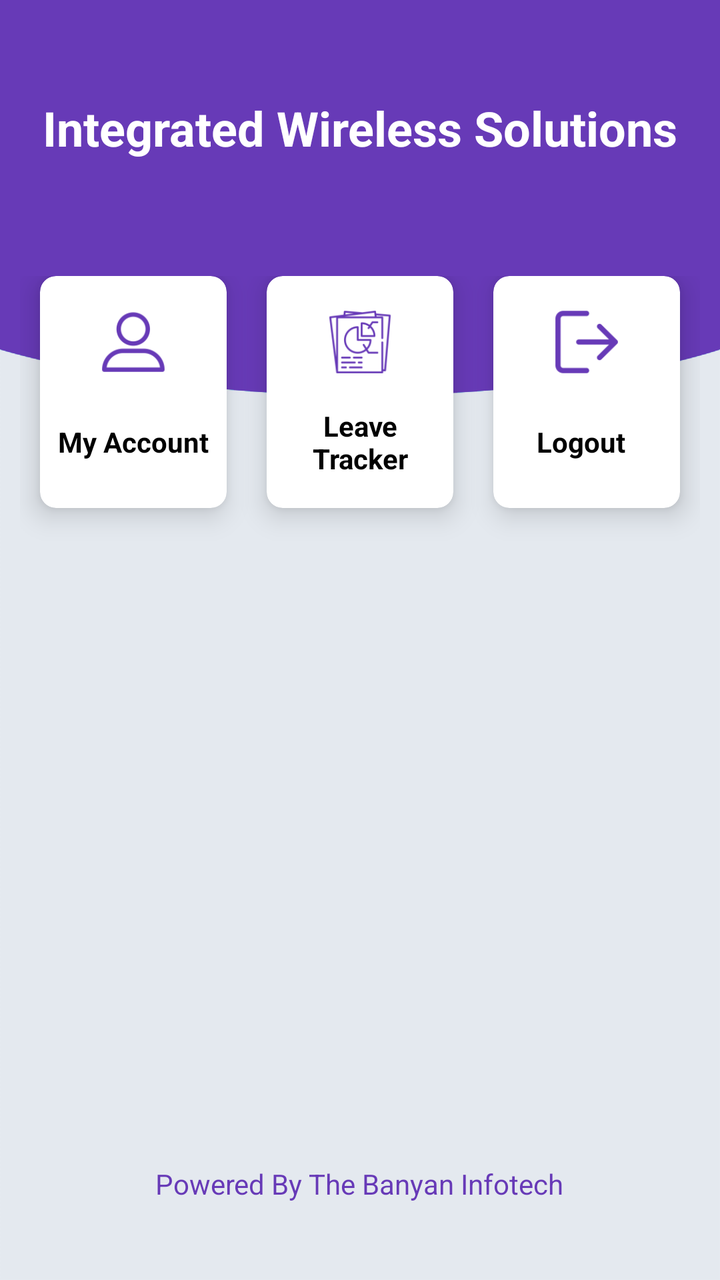
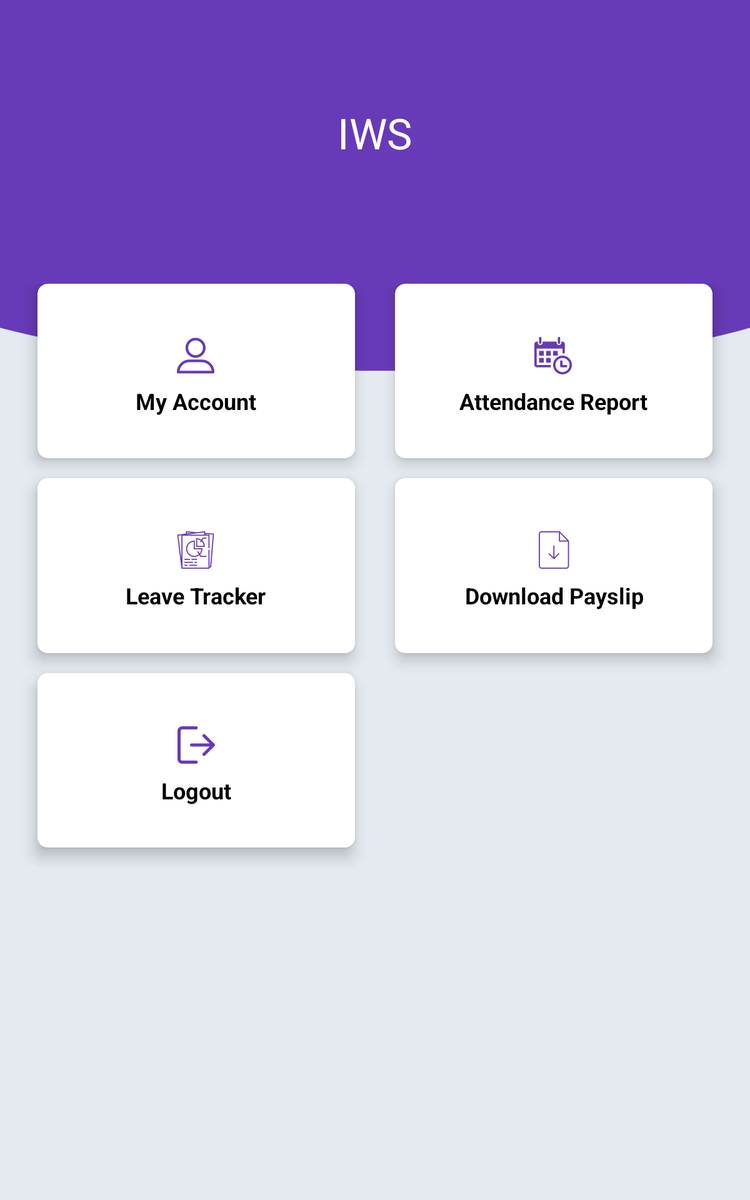

Compare how this app lays out the same screen by default and in its alternative resource folder. The renders come first, then the two layout files and the values they reference.
<!-- AndroidManifest.xml: application theme AppTheme -->
<!-- res/layout/activity_main.xml -->
<?xml version="1.0" encoding="utf-8"?>
<LinearLayout xmlns:android="http://schemas.android.com/apk/res/android"
    xmlns:app="http://schemas.android.com/apk/res-auto"
    xmlns:tools="http://schemas.android.com/tools"
    android:layout_width="match_parent"
    android:layout_height="match_parent"
    tools:context=".activity.MainActivity">

    <LinearLayout
        android:layout_width="match_parent"
        android:layout_height="match_parent"
        android:background="@drawable/bg"
        android:orientation="vertical"
        android:weightSum="10">

        <LinearLayout
            android:layout_width="match_parent"
            android:layout_height="0dp"
            android:layout_weight="2">

            <TextView
                android:id="@+id/textGrid"
                android:layout_width="match_parent"
                android:layout_height="match_parent"
                android:layout_centerVertical="true"
                android:gravity="center"
                android:textStyle="bold"
                android:text="Integrated Wireless Solutions"
                android:textColor="@android:color/white"
                android:textSize="24sp" />

        </LinearLayout>

        <GridLayout
            android:id="@+id/mainGrid"
            android:layout_width="match_parent"
            android:layout_height="0dp"
            android:layout_weight="6.5"
            android:alignmentMode="alignMargins"
            android:columnCount="3"
            android:layout_gravity="center"
            android:padding="10dp"
            android:rowCount="3"
            >

            

            
            <androidx.cardview.widget.CardView
                android:id="@+id/cardview_my_account"
                android:layout_width="0dp"
                android:layout_height="wrap_content"
                android:layout_columnWeight="1"
                android:layout_marginLeft="@dimen/dimen_horizontal"
                android:layout_marginRight="@dimen/dimen_horizontal"
                android:layout_marginBottom="@dimen/dimen_horizontal"
                app:cardCornerRadius="8dp"
                app:cardElevation="8dp"
                >

                <LinearLayout
                    android:layout_width="wrap_content"
                    android:layout_height="wrap_content"
                    android:layout_gravity="center_horizontal|center_vertical"
                    android:layout_margin="8dp"
                    android:orientation="vertical">

                    <ImageView
                        android:layout_width="50dp"
                        android:layout_height="50dp"
                        android:layout_gravity="center_horizontal"
                        android:src="@mipmap/ic_account" />

                    <TextView
                        android:layout_width="wrap_content"
                        android:layout_height="50dp"
                        android:gravity="center"
                        android:text="My Account"
                        android:textAlignment="center"
                        android:textColor="@android:color/black"
                        android:textSize="14sp"
                        android:textStyle="bold" />

                </LinearLayout>

            </androidx.cardview.widget.CardView>



            
            <androidx.cardview.widget.CardView
                android:id="@+id/cardview_Leave_tracker"
                android:layout_width="0dp"
                android:layout_height="wrap_content"
                android:layout_columnWeight="1"
                android:layout_marginLeft="@dimen/dimen_horizontal"
                android:layout_marginRight="@dimen/dimen_horizontal"
                android:layout_marginBottom="@dimen/dimen_horizontal"
                app:cardCornerRadius="8dp"
                app:cardElevation="8dp">

                <LinearLayout
                    android:layout_width="wrap_content"
                    android:layout_height="wrap_content"
                    android:layout_gravity="center_horizontal|center_vertical"
                    android:layout_margin="8dp"
                    android:orientation="vertical">

                    <ImageView
                        android:layout_width="50dp"
                        android:layout_height="50dp"
                        android:layout_gravity="center_horizontal"
                        android:src="@mipmap/ic_leave" />

                    <TextView
                        android:layout_width="wrap_content"
                        android:layout_height="50dp"
                        android:gravity="center"
                        android:text="Leave Tracker"
                        android:textAlignment="center"
                        android:textColor="@android:color/black"
                        android:textSize="14sp"
                        android:textStyle="bold" />

                </LinearLayout>

            </androidx.cardview.widget.CardView>



            
            <androidx.cardview.widget.CardView
                android:id="@+id/cardview_logout"
                android:layout_width="0dp"
                android:layout_height="wrap_content"
                android:layout_columnWeight="1"
                android:layout_marginLeft="@dimen/dimen_horizontal"
                android:layout_marginRight="@dimen/dimen_horizontal"
                android:layout_marginBottom="@dimen/dimen_horizontal"
                app:cardCornerRadius="8dp"
                app:cardElevation="8dp">

                <LinearLayout
                    android:layout_width="wrap_content"
                    android:layout_height="wrap_content"
                    android:layout_gravity="center_horizontal|center_vertical"
                    android:layout_margin="8dp"
                    android:orientation="vertical">

                    <ImageView
                        android:layout_width="50dp"
                        android:layout_height="50dp"
                        android:layout_gravity="center_horizontal"
                        android:src="@mipmap/ic_logout" />

                    <TextView
                        android:layout_width="wrap_content"
                        android:layout_height="50dp"
                        android:gravity="center"
                        android:text="Logout"
                        android:textAlignment="center"
                        android:textColor="@android:color/black"
                        android:textSize="14sp"
                        android:textStyle="bold" />

                </LinearLayout>

            </androidx.cardview.widget.CardView>

        </GridLayout>

        <RelativeLayout
            android:layout_width="match_parent"
            android:layout_height="0dp"
            android:layout_weight="1.5">

            <TextView
                android:layout_width="wrap_content"
                android:layout_height="wrap_content"
                android:layout_centerInParent="true"
                android:text="Powered By The Banyan Infotech"
                android:textColor="@color/colorPrimary"
                android:textSize="14sp" />

        </RelativeLayout>


    </LinearLayout>

</LinearLayout>
<!-- resources referenced by this layout -->
<resources>
  <color name="colorPrimary">#673AB7</color>
  <dimen name="dimen_horizontal">10dp</dimen>
  <!-- drawable bg: png bitmap (drawable-hdpi, 12655 bytes) -->
  <!-- mipmap ic_account: png bitmap (mipmap-hdpi, 1438 bytes) -->
  <!-- mipmap ic_leave: png bitmap (mipmap-hdpi, 2389 bytes) -->
  <!-- mipmap ic_logout: png bitmap (drawable-mdpi, 16207 bytes) -->
  <style name="AppTheme" parent="Theme.AppCompat.Light.NoActionBar">
          
          <item name="colorPrimary">@color/colorPrimary</item>
          <item name="colorPrimaryDark">@color/colorPrimaryDark</item>
          <item name="colorAccent">@color/colorAccent</item>
      </style>
  
  
      // theme for navigation drawer
  <color name="colorPrimaryDark">#512DA8</color>
  <color name="colorAccent">#E040FB</color>
</resources>
<!-- res/layout-sw600dp/activity_main.xml (the repository's variant of the layout above) -->
<!-- drawn on a 7-inch tablet held upright -->
<?xml version="1.0" encoding="utf-8"?>
<ScrollView xmlns:android="http://schemas.android.com/apk/res/android"
    xmlns:app="http://schemas.android.com/apk/res-auto"
    xmlns:tools="http://schemas.android.com/tools"
    android:layout_width="match_parent"
    android:layout_height="match_parent"
    tools:context=".activity.MainActivity">

    <LinearLayout
        android:layout_width="match_parent"
        android:layout_height="match_parent"
        android:background="@drawable/bg"
        android:orientation="vertical"
        android:weightSum="10">

        <RelativeLayout
            android:layout_width="match_parent"
            android:layout_height="0dp"
            android:layout_weight="2">

            <TextView
                android:id="@+id/textGrid"
                android:layout_width="wrap_content"
                android:layout_height="wrap_content"
                android:layout_centerInParent="true"
                android:text="IWS"
                android:textColor="@android:color/white"
                android:textSize="34sp" />

        </RelativeLayout>

        <GridLayout
            android:id="@+id/mainGrid"
            android:layout_width="match_parent"
            android:layout_height="0dp"
            android:layout_weight="5"
            android:alignmentMode="alignMargins"
            android:columnCount="2"
            android:columnOrderPreserved="false"
            android:padding="14dp"
            android:rowCount="3">

            

            
            <androidx.cardview.widget.CardView
                android:layout_width="0dp"
                android:layout_height="0dp"
                android:layout_rowWeight="1"
                android:layout_columnWeight="1"
                android:layout_marginLeft="16dp"
                android:layout_marginRight="16dp"
                android:layout_marginBottom="16dp"
                app:cardCornerRadius="8dp"
                app:cardElevation="8dp">

                <LinearLayout
                    android:layout_width="wrap_content"
                    android:layout_height="wrap_content"
                    android:layout_gravity="center_horizontal|center_vertical"
                    android:layout_margin="16dp"
                    android:orientation="vertical">

                    <ImageView
                        android:layout_width="wrap_content"
                        android:layout_height="wrap_content"
                        android:layout_gravity="center_horizontal"
                        android:src="@mipmap/ic_account" />

                    <TextView
                        android:layout_width="wrap_content"
                        android:layout_height="wrap_content"
                        android:text="My Account"
                        android:textAlignment="center"
                        android:textColor="@android:color/black"
                        android:textSize="18sp"
                        android:textStyle="bold" />

                </LinearLayout>

            </androidx.cardview.widget.CardView>

            
            <androidx.cardview.widget.CardView
                android:layout_width="0dp"
                android:layout_height="0dp"
                android:layout_rowWeight="1"
                android:layout_columnWeight="1"
                android:layout_marginLeft="16dp"
                android:layout_marginRight="16dp"
                android:layout_marginBottom="16dp"
                app:cardCornerRadius="8dp"
                app:cardElevation="8dp">

                <LinearLayout
                    android:layout_width="wrap_content"
                    android:layout_height="wrap_content"
                    android:layout_gravity="center_horizontal|center_vertical"
                    android:layout_margin="16dp"
                    android:orientation="vertical">

                    <ImageView
                        android:layout_width="wrap_content"
                        android:layout_height="wrap_content"
                        android:layout_gravity="center_horizontal"
                        android:src="@mipmap/ic_attendance" />

                    <TextView
                        android:layout_width="wrap_content"
                        android:layout_height="wrap_content"
                        android:text="Attendance Report"
                        android:textAlignment="center"
                        android:textColor="@android:color/black"
                        android:textSize="18sp"
                        android:textStyle="bold" />

                </LinearLayout>

            </androidx.cardview.widget.CardView>


            

            
            <androidx.cardview.widget.CardView
                android:layout_width="0dp"
                android:layout_height="0dp"
                android:layout_rowWeight="1"
                android:layout_columnWeight="1"
                android:layout_marginLeft="16dp"
                android:layout_marginRight="16dp"
                android:layout_marginBottom="16dp"
                app:cardCornerRadius="8dp"
                app:cardElevation="8dp">

                <LinearLayout
                    android:layout_width="wrap_content"
                    android:layout_height="wrap_content"
                    android:layout_gravity="center_horizontal|center_vertical"
                    android:layout_margin="16dp"
                    android:orientation="vertical">

                    <ImageView
                        android:layout_width="wrap_content"
                        android:layout_height="wrap_content"
                        android:layout_gravity="center_horizontal"
                        android:src="@mipmap/ic_leave" />

                    <TextView
                        android:layout_width="wrap_content"
                        android:layout_height="wrap_content"
                        android:text="Leave Tracker"
                        android:textAlignment="center"
                        android:textColor="@android:color/black"
                        android:textSize="18sp"
                        android:textStyle="bold" />

                </LinearLayout>

            </androidx.cardview.widget.CardView>

            
            <androidx.cardview.widget.CardView
                android:layout_width="0dp"
                android:layout_height="0dp"
                android:layout_rowWeight="1"
                android:layout_columnWeight="1"
                android:layout_marginLeft="16dp"
                android:layout_marginRight="16dp"
                android:layout_marginBottom="16dp"
                app:cardCornerRadius="8dp"
                app:cardElevation="8dp">

                <LinearLayout
                    android:layout_width="wrap_content"
                    android:layout_height="wrap_content"
                    android:layout_gravity="center_horizontal|center_vertical"
                    android:layout_margin="16dp"
                    android:orientation="vertical">

                    <ImageView
                        android:layout_width="wrap_content"
                        android:layout_height="wrap_content"
                        android:layout_gravity="center_horizontal"
                        android:src="@mipmap/ic_download" />

                    <TextView
                        android:layout_width="wrap_content"
                        android:layout_height="wrap_content"
                        android:text="Download Payslip"
                        android:textAlignment="center"
                        android:textColor="@android:color/black"
                        android:textSize="18sp"
                        android:textStyle="bold" />

                </LinearLayout>

            </androidx.cardview.widget.CardView>

            

            
            <androidx.cardview.widget.CardView
                android:layout_width="0dp"
                android:layout_height="0dp"
                android:layout_rowWeight="1"
                android:layout_columnWeight="1"
                android:layout_marginLeft="16dp"
                android:layout_marginRight="16dp"
                android:layout_marginBottom="16dp"
                app:cardCornerRadius="8dp"
                app:cardElevation="8dp">

                <LinearLayout
                    android:layout_width="wrap_content"
                    android:layout_height="wrap_content"
                    android:layout_gravity="center_horizontal|center_vertical"
                    android:layout_margin="16dp"
                    android:orientation="vertical">

                    <ImageView
                        android:layout_width="wrap_content"
                        android:layout_height="wrap_content"
                        android:layout_gravity="center_horizontal"
                        android:src="@mipmap/ic_logout" />

                    <TextView
                        android:layout_width="wrap_content"
                        android:layout_height="wrap_content"
                        android:text="Logout"
                        android:textAlignment="center"
                        android:textColor="@android:color/black"
                        android:textSize="18sp"
                        android:textStyle="bold" />

                </LinearLayout>

            </androidx.cardview.widget.CardView>



        </GridLayout>

    </LinearLayout>

</ScrollView>
<!-- resources referenced by the variant -->
<!-- as a 7-inch tablet held upright resolves them -->
<resources>
  <!-- drawable bg: png bitmap (drawable-hdpi, 12655 bytes) -->
  <!-- mipmap ic_account: png bitmap (mipmap-hdpi, 1438 bytes) -->
  <!-- mipmap ic_attendance: png bitmap (mipmap-hdpi, 1579 bytes) -->
  <!-- mipmap ic_download: png bitmap (mipmap-hdpi, 883 bytes) -->
  <!-- mipmap ic_leave: png bitmap (mipmap-hdpi, 2389 bytes) -->
  <!-- mipmap ic_logout: png bitmap (drawable-mdpi, 16207 bytes) -->
  <style name="AppTheme" parent="Theme.AppCompat.Light.NoActionBar">
          
          <item name="colorPrimary">@color/colorPrimary</item>
          <item name="colorPrimaryDark">@color/colorPrimaryDark</item>
          <item name="colorAccent">@color/colorAccent</item>
      </style>
  
  
      // theme for navigation drawer
  <color name="colorPrimary">#673AB7</color>
  <color name="colorPrimaryDark">#512DA8</color>
  <color name="colorAccent">#E040FB</color>
</resources>
